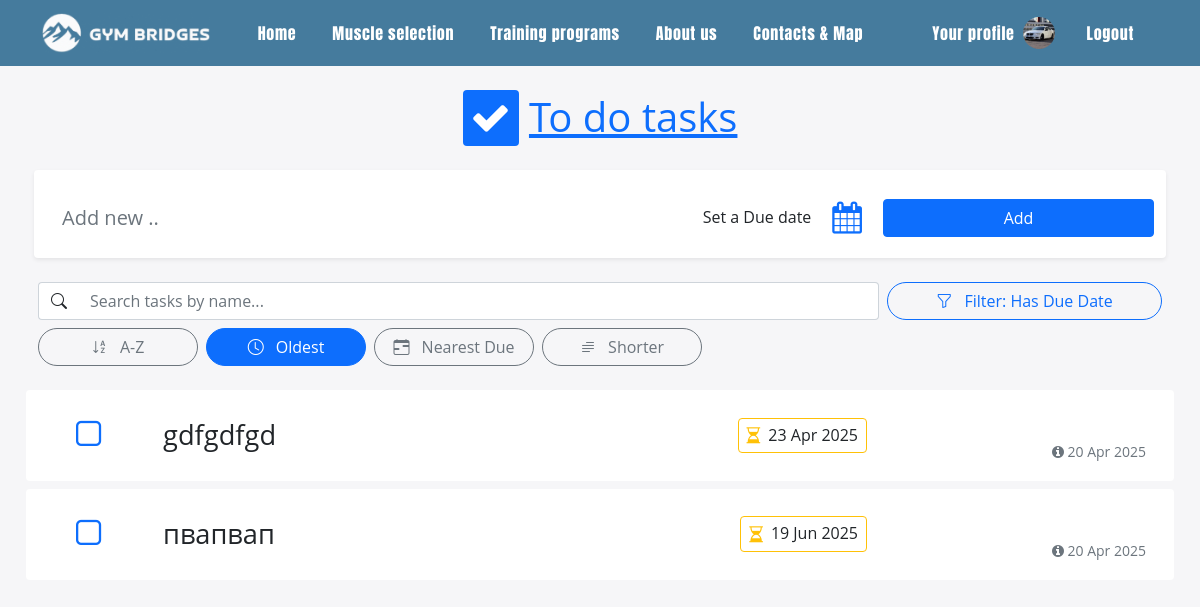
Screenshot of /todo.php?filter=has-due-date&sort=added&dir=asc (signed in) with the database file from the repository.
### tables this page shows
CREATE TABLE `tasks` (
  `id` int(11) NOT NULL,
  `user_id` int(11) NOT NULL,
  `task` text NOT NULL,
  `is_completed` tinyint(1) DEFAULT 0,
  `created_at` timestamp NULL DEFAULT current_timestamp(),
  `due_date` date DEFAULT NULL,
  `completed_at` datetime DEFAULT NULL
);

### todo.php (the view, shortened to what this page needs)
<?php
$conn = new mysqli("localhost", "root", "", "gymbridges");
$user_id = $_SESSION['user_id'];
$filter = $_GET['filter'] ?? 'all';
$sort = $_GET['sort'] ?? 'added';
$direction = $_GET['dir'] ?? 'asc';
$filter_sql = "1";
if ($filter === 'completed') $filter_sql = "is_completed = 1";
elseif ($filter === 'active') $filter_sql = "is_completed = 0";
elseif ($filter === 'has-due-date') $filter_sql = "due_date IS NOT NULL";
switch ($sort) {
  case 'added':
    $order_by = "created_at " . ($direction === 'desc' ? "DESC" : "ASC");
    break;
}
$tasks = $conn->query("SELECT * FROM tasks WHERE user_id = $user_id AND $filter_sql ORDER BY $order_by");
$filterLabels = [
  'all' => 'All',
  'completed' => 'Completed',
  'active' => 'Active',
  'has-due-date' => 'Has Due Date'
];
$currentFilterLabel = $filterLabels[$filter] ?? 'All';
?>
<!DOCTYPE html>
<html lang="en">
<head>
  <link href="https://cdn.jsdelivr.net/npm/bootstrap@5.0.2/dist/css/bootstrap.min.css" rel="stylesheet">
  <link rel="stylesheet" href="https://cdnjs.cloudflare.com/ajax/libs/font-awesome/4.7.0/css/font-awesome.min.css">
  <link href="https://cdn.jsdelivr.net/npm/bootstrap-icons@1.10.5/font/bootstrap-icons.css" rel="stylesheet">
  <link rel="stylesheet" href="https://cdnjs.cloudflare.com/ajax/libs/bootstrap-datepicker/1.9.0/css/bootstrap-datepicker.min.css" />
  <link rel="stylesheet" type="text/css" href="style.css">
</head>
<body>
<?php include 'includes/header.php'; ?>
<div class="container my-4 px-2">
  <div class="row justify-content-center mb-4">
    <div class="col-12 text-center">
      <h1 class="text-primary">
        <i class="fa fa-check bg-primary text-white rounded p-2"></i>
        <u>To do tasks</u>
      </h1>
    </div>
  </div>
  <form method="POST">
    <div class="row g-2 align-items-center bg-white rounded shadow-sm py-3 px-2 mb-4">
      <div class="col-12 col-md-6">
        <input name="task" class="form-control form-control-lg border-0 bg-transparent rounded" placeholder="Add new .." required>
      </div>
      <div class="col-6 col-md-3 text-start text-md-end">
        <div class="d-flex align-items-center justify-content-md-end">
          <span class="me-2">Set a Due date</span>
          <i class="fa fa-calendar fa-2x text-primary due-date-button btn" title="Set a Due date"></i>
        </div>
      </div>
      <div class="col-6 col-md-3 text-end">
        <button class="btn btn-primary w-100" type="submit">Add</button>
      </div>
    </div>
  </form>
<form class="mb-4" method="GET">
  <div class="row g-2 justify-content-between align-items-center mb-2 flex-wrap">
    <div class="col-md-9 col-12">
      <div class="input-group">
        <span class="input-group-text bg-white border-end-0">
          <i class="bi bi-search"></i>
        </span>
        <input
          type="text"
          id="searchInput"
          class="form-control rounded-end-pill border-start-0"
          placeholder="Search tasks by name..."
        >
      </div>
    </div>
    <div class="col-md-3 col-12 text-md-end">
      <div class="dropdown">
        <button
          class="btn btn-outline-primary rounded-pill px-4 w-100"
          type="button"
          id="filterDropdown"
          data-bs-toggle="dropdown"
          aria-expanded="false"
        >
          <i class="bi bi-funnel me-2"></i> Filter: <?= $currentFilterLabel ?>
        </button>
      </div>
    </div>
  </div>
  <div class="d-flex flex-wrap gap-2 justify-content-start">
    <a href="?filter=<?= $filter ?>&sort=alpha&dir=<?= ($sort === 'alpha' && $direction === 'asc') ? 'desc' : 'asc' ?>"
       class="btn <?= $sort === 'alpha' ? 'btn-primary' : 'btn-outline-secondary' ?> rounded-pill sort-btn text-nowrap">
      <i class="bi bi-sort-alpha-down me-2"></i>
      <?= ($sort === 'alpha' && $direction === 'desc') ? 'Z-A' : 'A-Z' ?>
    </a>
    <a href="?filter=<?= $filter ?>&sort=added&dir=<?= ($sort === 'added' && $direction === 'asc') ? 'desc' : 'asc' ?>"
       class="btn <?= $sort === 'added' ? 'btn-primary' : 'btn-outline-secondary' ?> rounded-pill sort-btn text-nowrap">
      <i class="bi bi-clock me-2"></i>
      <?= ($sort === 'added' && $direction === 'desc') ? 'Newest' : 'Oldest' ?>
    </a>
    <a href="?filter=<?= $filter ?>&sort=due&dir=<?= ($sort === 'due' && $direction === 'asc') ? 'desc' : 'asc' ?>"
       class="btn <?= $sort === 'due' ? 'btn-primary' : 'btn-outline-secondary' ?> rounded-pill sort-btn text-nowrap">
      <i class="bi bi-calendar-range me-2"></i>
      <?= ($sort === 'due' && $direction === 'desc') ? 'Farthest Due' : 'Nearest Due' ?>
    </a>
    <a href="?filter=<?= $filter ?>&sort=length&dir=<?= ($sort === 'length' && $direction === 'asc') ? 'desc' : 'asc' ?>"
       class="btn <?= $sort === 'length' ? 'btn-primary' : 'btn-outline-secondary' ?> rounded-pill sort-btn text-nowrap">
      <i class="bi bi-text-paragraph me-2"></i>
      <?= ($sort === 'length' && $direction === 'desc') ? 'Longer' : 'Shorter' ?>
    </a>
  </div>
</form>
  <div id="taskList">
  <?php while ($task = $tasks->fetch_assoc()): ?>
    <div class="row todo-item p-3 my-2 rounded bg-white align-items-center <?= $task['is_completed'] ? 'completed' : '' ?>" data-id="<?= $task['id'] ?>">
      <div class="col-12 col-sm-1 text-center">
        <a href="?toggle=<?= $task['id'] ?>">
          <i class="fa <?= $task['is_completed'] ? 'fa-check-square-o fa-2x' : 'fa-square-o fa-2x' ?> text-primary btn"></i>
        </a>
      </div>
      <div class="col-12 col-sm-6 mt-2 mt-sm-0">
        <input type="text" class="form-control form-control-lg border-0 edit-todo-input bg-transparent rounded" readonly value="<?= htmlspecialchars($task['task']) ?>" />
      </div>
      <div class="col-12 col-sm-2 mt-2 mt-sm-0 text-sm-end text-start">
        <?php if (!empty($task['due_date'])): ?>
          <div class="d-inline-flex align-items-center bg-white border border-warning rounded px-2 py-1">
            <i class="fa fa-hourglass-2 text-warning me-2"></i>
            <span><?= date('j M Y', strtotime($task['due_date'])) ?></span>
          </div>
        <?php else: ?>
          <div class="d-inline-block px-2 py-1">&nbsp;</div>
        <?php endif; ?>
      </div>
      <div class="col-12 col-sm-3 mt-2 mt-sm-0 text-sm-end text-start">
        <div class="text-muted small">
          <div><i class="fa fa-info-circle"
                  data-bs-toggle="tooltip"
                  data-bs-placement="top"
                  title="Created at <?= date('j M Y, H:i:s', strtotime($task['created_at'])) ?>">
                </i>
                <?= date('j M Y', strtotime($task['created_at'])) ?></div>
        </div>
      </div>
    </div>
  <?php endwhile; ?>
</div>
</body>
</html>

### style.css (style rules this page uses)
html, body { position: relative; margin: 0; padding: 0; min-height: 100vh; display: flex; flex-direction: column; justify-content: space-between; background-color: #F6F6F8; }

### todo.php (style rules this page uses)
body { font-family: "Open Sans", sans-serif; line-height: 1.6; min-height: 100vh; display: flex; flex-direction: column; }
.edit-todo-input, .add-todo-input { outline: none; }
.edit-todo-input { font-size: 1.7rem !important; }
.container { flex-grow: 1; }
.sort-btn { min-width: 160px; text-align: center; }

### rows the page displays
tasks: is_completed 0 (drawn), task "gdfgdfgd", due_date "23 Apr 2025", created_at "20 Apr 2025"
tasks: is_completed 0 (drawn), task "пвапвап", due_date "19 Jun 2025", created_at "20 Apr 2025"

### other values shown
$currentFilterLabel "Has Due Date"
